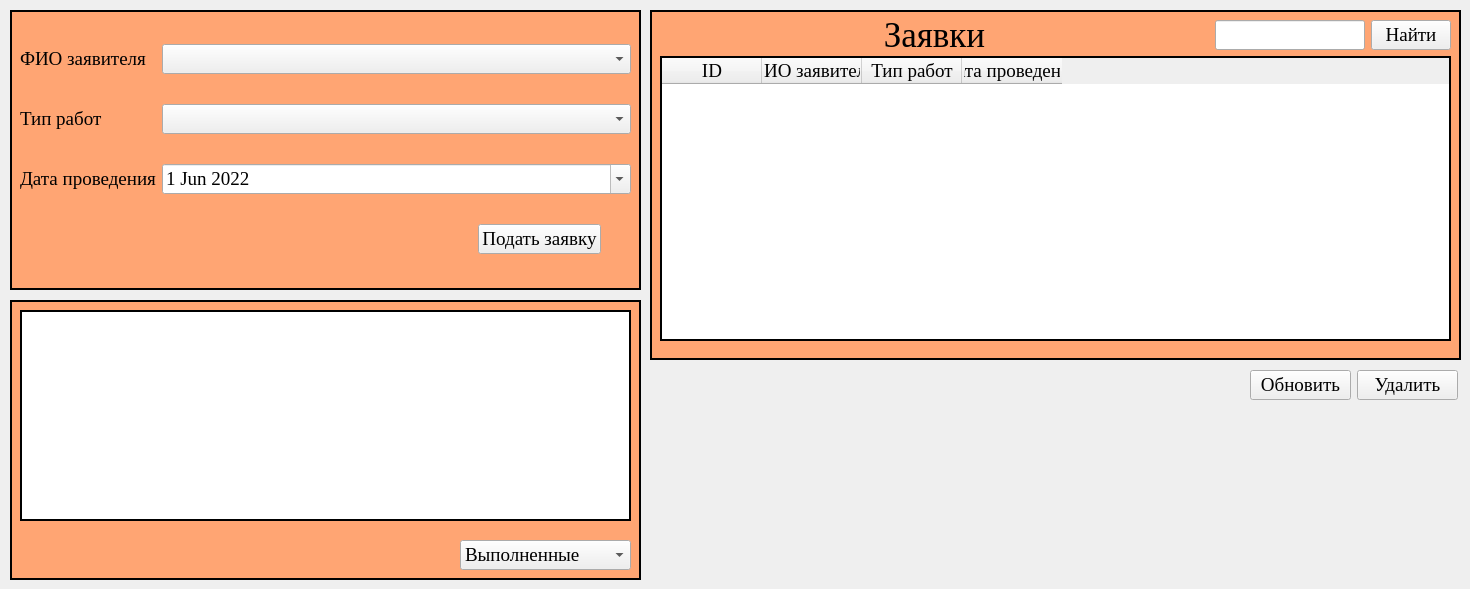
    <widget class="QWidget" name="tab_8">
     <attribute name="icon">
      <iconset>
       <normaloff>../icons/quote_request_icon_217006.ico</normaloff>../icons/quote_request_icon_217006.ico</iconset>
     </attribute>
     <attribute name="title">
      <string>Заявки</string>
     </attribute>
     <widget class="QFrame" name="frameForStatement1">
      <property name="geometry">
       <rect>
        <x>10</x>
        <y>10</y>
        <width>631</width>
        <height>280</height>
       </rect>
      </property>
      <property name="maximumSize">
       <size>
        <width>16777215</width>
        <height>280</height>
       </size>
      </property>
      <property name="styleSheet">
       <string notr="true">#frameForStatement1{
background: #FFA573;
border: 2px solid black;
}</string>
      </property>
      <property name="frameShape">
       <enum>QFrame::StyledPanel</enum>
      </property>
      <property name="frameShadow">
       <enum>QFrame::Raised</enum>
      </property>
      <widget class="QWidget" name="gridLayoutWidget">
       <property name="geometry">
        <rect>
         <x>10</x>
         <y>10</y>
         <width>611</width>
         <height>261</height>
        </rect>
       </property>
       <layout class="QGridLayout" name="gridLayout_3">
        <item row="1" column="0">
         <widget class="QLabel" name="label_22">
          <property name="maximumSize">
           <size>
            <width>16777215</width>
            <height>30</height>
           </size>
          </property>
          <property name="font">
           <font>
            <family>Times New Roman</family>
            <pointsize>14</pointsize>
           </font>
          </property>
          <property name="text">
           <string>Тип работ</string>
          </property>
         </widget>
        </item>
        <item row="0" column="0">
         <widget class="QLabel" name="label_21">
          <property name="maximumSize">
           <size>
            <width>16777215</width>
            <height>30</height>
           </size>
          </property>
          <property name="font">
           <font>
            <family>Times New Roman</family>
            <pointsize>14</pointsize>
           </font>
          </property>
          <property name="text">
           <string>ФИО заявителя</string>
          </property>
         </widget>
        </item>
        <item row="2" column="0">
         <widget class="QLabel" name="label_23">
          <property name="maximumSize">
           <size>
            <width>16777215</width>
            <height>30</height>
           </size>
          </property>
          <property name="font">
           <font>
            <family>Times New Roman</family>
            <pointsize>14</pointsize>
           </font>
          </property>
          <property name="text">
           <string>Дата проведения</string>
          </property>
         </widget>
        </item>
        <item row="2" column="2">
         <widget class="QDateEdit" name="dateEdit_2">
          <property name="maximumSize">
           <size>
            <width>16777215</width>
            <height>30</height>
           </size>
          </property>
          <property name="font">
           <font>
            <family>Times New Roman</family>
            <pointsize>14</pointsize>
           </font>
          </property>
          <property name="currentSection">
           <enum>QDateTimeEdit::DaySection</enum>
          </property>
          <property name="calendarPopup">
           <bool>true</bool>
          </property>
          <property name="currentSectionIndex">
           <number>0</number>
          </property>
          <property name="timeSpec">
           <enum>Qt::LocalTime</enum>
          </property>
          <property name="date">
           <date>
            <year>2022</year>
            <month>6</month>
            <day>1</day>
           </date>
          </property>
         </widget>
        </item>
        <item row="3" column="2">
         <layout class="QHBoxLayout" name="horizontalLayout_4">
          <item>
           <spacer name="horizontalSpacer">
            <property name="orientation">
             <enum>Qt::Horizontal</enum>
            </property>
            <property name="sizeHint" stdset="0">
             <size>
              <width>40</width>
              <height>20</height>
             </size>
            </property>
           </spacer>
          </item>
          <item>
           <widget class="QPushButton" name="bttnAcceptFotStatement">
            <property name="maximumSize">
             <size>
              <width>150</width>
              <height>30</height>
             </size>
            </property>
            <property name="font">
             <font>
              <family>Times New Roman</family>
              <pointsize>14</pointsize>
             </font>
            </property>
            <property name="layoutDirection">
             <enum>Qt::RightToLeft</enum>
            </property>
            <property name="text">
             <string>Подать заявку</string>
            </property>
            <property name="icon">
             <iconset>
              <normaloff>../icons/submit_order_check_approved_confirmed_icon_220691.ico</normaloff>../icons/submit_order_check_approved_confirmed_icon_220691.ico</iconset>
            </property>
           </widget>
          </item>
          <item>
           <spacer name="horizontalSpacer_3">
            <property name="orientation">
             <enum>Qt::Horizontal</enum>
            </property>
            <property name="sizeType">
             <enum>QSizePolicy::Fixed</enum>
            </property>
            <property name="sizeHint" stdset="0">
             <size>
              <width>30</width>
              <height>20</height>
             </size>
            </property>
           </spacer>
          </item>
         </layout>
        </item>
        <item row="1" column="2">
         <widget class="QComboBox" name="comboType">
          <property name="maximumSize">
           <size>
            <width>16777215</width>
            <height>30</height>
           </size>
          </property>
          <property name="font">
           <font>
            <family>Times New Roman</family>
            <pointsize>14</pointsize>
           </font>
          </property>
         </widget>
        </item>
        <item row="0" column="2">
         <widget class="QComboBox" name="comboName">
          <property name="maximumSize">
           <size>
            <width>16777215</width>
            <height>30</height>
           </size>
          </property>
          <property name="font">
           <font>
            <family>Times New Roman</family>
            <pointsize>14</pointsize>
           </font>
          </property>
         </widget>
        </item>
       </layout>
      </widget>
     </widget>
     <widget class="QFrame" name="frameForStatement2">
      <property name="geometry">
       <rect>
        <x>650</x>
        <y>10</y>
        <width>811</width>
        <height>350</height>
       </rect>
      </property>
      <property name="sizePolicy">
       <sizepolicy hsizetype="Preferred" vsizetype="Ignored">
        <horstretch>0</horstretch>
        <verstretch>0</verstretch>
       </sizepolicy>
      </property>
      <property name="maximumSize">
       <size>
        <width>16777215</width>
        <height>1000</height>
       </size>
      </property>
      <property name="styleSheet">
       <string notr="true">#frameForStatement2{
background: #FFA573;
border: 2px solid black;
}</string>
      </property>
      <property name="frameShape">
       <enum>QFrame::StyledPanel</enum>
      </property>
      <property name="frameShadow">
       <enum>QFrame::Raised</enum>
      </property>
      <widget class="QWidget" name="verticalLayoutWidget_4">
       <property name="geometry">
        <rect>
         <x>10</x>
         <y>10</y>
         <width>791</width>
         <height>321</height>
        </rect>
       </property>
       <layout class="QVBoxLayout" name="verticalLayout_4">
        <item>
         <layout class="QHBoxLayout" name="horizontalLayout_20">
          <item>
           <widget class="QLabel" name="label_24">
            <property name="maximumSize">
             <size>
              <width>16777215</width>
              <height>30</height>
             </size>
            </property>
            <property name="font">
             <font>
              <family>Times New Roman</family>
              <pointsize>26</pointsize>
             </font>
            </property>
            <property name="text">
             <string>Заявки</string>
            </property>
            <property name="alignment">
             <set>Qt::AlignCenter</set>
            </property>
           </widget>
          </item>
          <item>
           <widget class="QLineEdit" name="lineForSearchingForStatement">
            <property name="maximumSize">
             <size>
              <width>150</width>
              <height>30</height>
             </size>
            </property>
            <property name="font">
             <font>
              <family>Times New Roman</family>
              <pointsize>14</pointsize>
             </font>
            </property>
           </widget>
          </item>
          <item>
           <widget class="QPushButton" name="bttnSearchForStatement">
            <property name="maximumSize">
             <size>
              <width>80</width>
              <height>16777215</height>
             </size>
            </property>
            <property name="font">
             <font>
              <family>Times New Roman</family>
              <pointsize>14</pointsize>
             </font>
            </property>
            <property name="text">
             <string>Найти</string>
            </property>
            <property name="icon">
             <iconset>
              <normaloff>../icons/search_icon_125165.ico</normaloff>../icons/search_icon_125165.ico</iconset>
            </property>
           </widget>
          </item>
         </layout>
        </item>
        <item>
         <widget class="QTableWidget" name="tableStatement">
          <property name="font">
           <font>
            <family>Times New Roman</family>
            <pointsize>14</pointsize>
           </font>
          </property>
          <property name="styleSheet">
           <string notr="true">#tableStatement{
border: 2px solid black
}</string>
          </property>
          <property name="selectionBehavior">
           <enum>QAbstractItemView::SelectRows</enum>
          </property>
          <property name="verticalScrollMode">
           <enum>QAbstractItemView::ScrollPerPixel</enum>
          </property>
          <property name="horizontalScrollMode">
           <enum>QAbstractItemView::ScrollPerPixel</enum>
          </property>
          <column>
           <property name="text">
            <string>ID</string>
           </property>
           <property name="font">
            <font>
             <family>Times New Roman</family>
             <pointsize>14</pointsize>
            </font>
           </property>
           <property name="textAlignment">
            <set>AlignCenter</set>
           </property>
          </column>
          <column>
           <property name="text">
            <string>ФИО заявителя</string>
           </property>
           <property name="font">
            <font>
             <family>Times New Roman</family>
             <pointsize>14</pointsize>
            </font>
           </property>
           <property name="textAlignment">
            <set>AlignCenter</set>
           </property>
          </column>
          <column>
           <property name="text">
            <string>Тип работ</string>
           </property>
           <property name="font">
            <font>
             <family>Times New Roman</family>
             <pointsize>14</pointsize>
            </font>
           </property>
           <property name="textAlignment">
            <set>AlignCenter</set>
           </property>
          </column>
          <column>
           <property name="text">
            <string>Дата проведения</string>
           </property>
           <property name="font">
            <font>
             <family>Times New Roman</family>
             <pointsize>14</pointsize>
            </font>
           </property>
           <property name="textAlignment">
            <set>AlignCenter</set>
           </property>
          </column>
         </widget>
        </item>
       </layout>
      </widget>
     </widget>
     <widget class="QWidget" name="horizontalLayoutWidget_3">
      <property name="geometry">
       <rect>
        <x>1250</x>
        <y>370</y>
        <width>208</width>
        <height>31</height>
       </rect>
      </property>
      <layout class="QHBoxLayout" name="horizontalLayout_8">
       <item>
        <widget class="QPushButton" name="bttnRefreshTableStatement">
         <property name="font">
          <font>
           <family>Times New Roman</family>
           <pointsize>14</pointsize>
          </font>
         </property>
         <property name="text">
          <string>Обновить</string>
         </property>
         <property name="icon">
          <iconset>
           <normaloff>../icons/refreshpageaction_114520.ico</normaloff>../icons/refreshpageaction_114520.ico</iconset>
         </property>
        </widget>
       </item>
       <item>
        <widget class="QPushButton" name="bttnDelForStatement">
         <property name="maximumSize">
          <size>
           <width>150</width>
           <height>30</height>
          </size>
         </property>
         <property name="font">
          <font>
           <family>Times New Roman</family>
           <pointsize>14</pointsize>
          </font>
         </property>
         <property name="layoutDirection">
          <enum>Qt::RightToLeft</enum>
         </property>
         <property name="text">
          <string>Удалить</string>
         </property>
         <property name="icon">
          <iconset>
           <normaloff>../icons/1492790846-9cancel_84247.ico</normaloff>../icons/1492790846-9cancel_84247.ico</iconset>
         </property>
        </widget>
       </item>
      </layout>
     </widget>
     <widget class="QFrame" name="frameForStatementForCheck">
      <property name="geometry">
       <rect>
        <x>10</x>
        <y>300</y>
        <width>631</width>
        <height>280</height>
       </rect>
      </property>
      <property name="maximumSize">
       <size>
        <width>16777215</width>
        <height>280</height>
       </size>
      </property>
      <property name="styleSheet">
       <string notr="true">#frameForStatementForCheck{
background: #FFA573;
border: 2px solid black;
}</string>
      </property>
      <property name="frameShape">
       <enum>QFrame::StyledPanel</enum>
      </property>
      <property name="frameShadow">
       <enum>QFrame::Raised</enum>
      </property>
      <widget class="QListWidget" name="listWidgetForCheckable">
       <property name="geometry">
        <rect>
         <x>10</x>
         <y>10</y>
         <width>611</width>
         <height>211</height>
        </rect>
       </property>
       <property name="font">
        <font>
         <family>Times New Roman</family>
         <pointsize>14</pointsize>
        </font>
       </property>
       <property name="styleSheet">
        <string notr="true">#listWidgetForCheckable{
border: 2px solid black
}</string>
       </property>
      </widget>
      <widget class="QComboBox" name="comboType_2">
       <property name="geometry">
        <rect>
         <x>450</x>
         <y>240</y>
         <width>171</width>
         <height>30</height>
        </rect>
       </property>
       <property name="maximumSize">
        <size>
         <width>16777215</width>
         <height>30</height>
        </size>
       </property>
       <property name="font">
        <font>
         <family>Times New Roman</family>
         <pointsize>14</pointsize>
        </font>
       </property>
       <item>
        <property name="text">
         <string>Выполненные</string>
        </property>
       </item>
       <item>
        <property name="text">
         <string>Невыполненные</string>
        </property>
       </item>
       <item>
        <property name="text">
         <string>Ожидающие</string>
        </property>
       </item>
      </widget>
     </widget>
    </widget>
